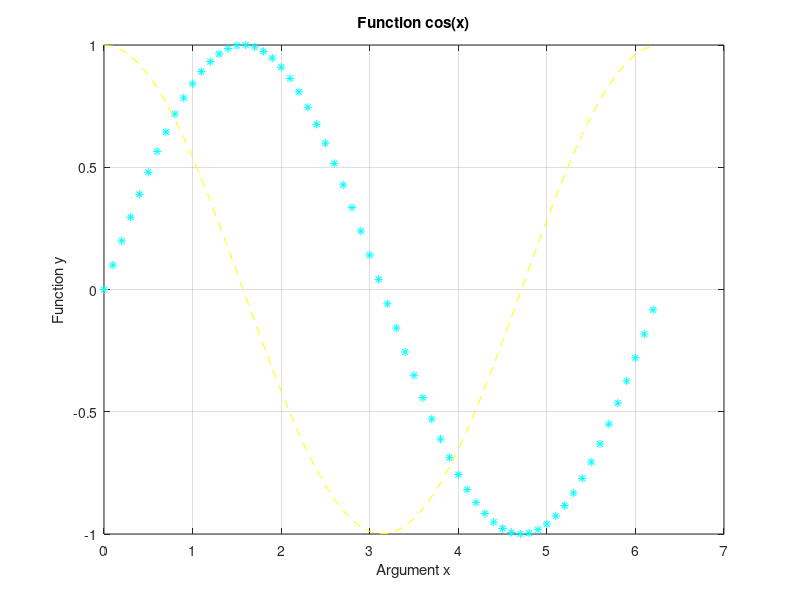
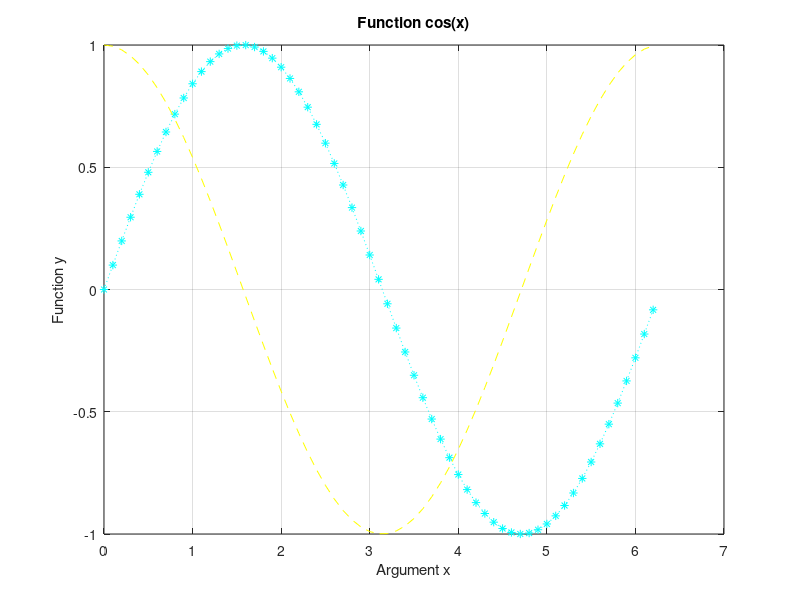

Reproduce these figures in MATLAB, in order.
clear all;
close all;
clc;
x=0:0.1:6.28; % Объявление вектора аргумента 0<x<6.28 с шагом 0.1
y=sin(x); % Вычисление значений функции в заданных точках
z=cos(x);


plot(x,y,'c:*') % Построение графика функции
grid on; % Отображение сетки
title ('Function sin(x)') % Заголовок графика
xlabel('Argument x') % Подпись по оси x
ylabel('Function y') % Подпись по оси y
ax.ColorOrder = [];
hold on;
plot(x,z,'y--')

grid on;
title ('Function cos(x)') % Заголовок графика
xlabel('Argument x') % Подпись по оси x
ylabel('Function y') % Подпись по оси y
hold off;


figure
plot(x,y,'c*',x,z,'y--')
grid on;
title ('Function cos(x)') % Заголовок графика
xlabel('Argument x') % Подпись по оси x
ylabel('Function y') % Подпись по оси y
print -dtiff -r1200 Graphic;
